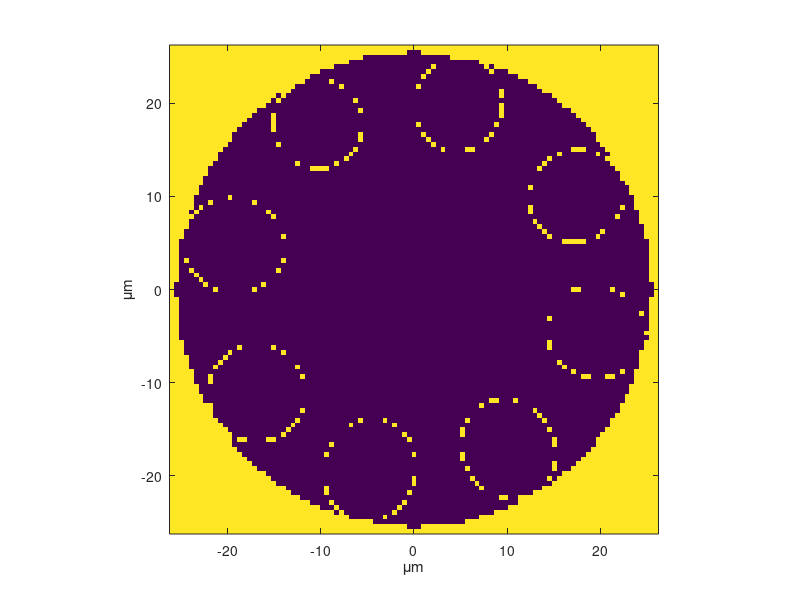

The MATLAB script that drew this image: (Note: this script raises an error after producing the figure.)
clc; clear variables; close all;

%% Set up problem

lambda = 650e-9;
k0 = 2*pi/lambda;
beta = k0; % Propagation constant will be close to that of free space.
Nx = 101;
NoModes = 2;

um = 1e-6;
n_silica = 1.45;
n_air = 1;
r_core = 25.5 * um;
r_clad = 34.0 * um;
r_total = r_core +   r_clad;
x = linspace(-26 * um, 26 * um, Nx);
[x_mesh, y_mesh] = meshgrid(x, x.');
r_mesh = sqrt(x_mesh.^2 + y_mesh.^2);
n = ones(Nx, Nx) * n_silica;
n(r_mesh < r_total) = n_silica;
n(r_mesh < (r_total - r_clad)) = 1;
n(r_mesh > r_total) = 1;

% Ellipses for glass
glass_ellipses = [
    struct('center', [-19.35 * um, 4.72 * um], 'major_axis', 11.28 * um, 'minor_axis', 10.28 * um, 'angle', 166.29);
    struct('center', [-10.30 * um, 17.82 * um], 'major_axis', 9.85 * um, 'minor_axis', 9.82 * um, 'angle', 120.03);
    struct('center', [4.80 * um, 19.92 * um], 'major_axis', 10.42 * um, 'minor_axis', 9.49 * um, 'angle', 76.45);
    struct('center', [17.46 * um, 10.08 * um], 'major_axis', 10.70 * um, 'minor_axis', 9.91 * um, 'angle', 30.00);
    struct('center', [19.58 * um, -4.59 * um], 'major_axis', 10.80 * um, 'minor_axis', 10.09 * um, 'angle', -13.19);
    struct('center', [10.15 * um, -17.15 * um], 'major_axis', 11.20 * um, 'minor_axis', 10.09 * um, 'angle', -59.38);
    struct('center', [-4.73 * um, -19.40 * um], 'major_axis', 11.36 * um, 'minor_axis', 9.97 * um, 'angle', -103.70);
    struct('center', [-16.85 * um, -11.15 * um], 'major_axis', 10.70 * um, 'minor_axis', 10.60 * um, 'angle', -147.51)
];

% Ellipses for air
air_ellipses = [
    struct('center', [-19.35 * um, 4.72 * um], 'major_axis', 10.88 * um, 'minor_axis', 9.88 * um, 'angle', 166.29);
    struct('center', [-10.30 * um, 17.82 * um], 'major_axis', 9.45 * um, 'minor_axis', 9.42 * um, 'angle', 120.03);
    struct('center', [4.80 * um, 19.92 * um], 'major_axis', 10.02 * um, 'minor_axis', 9.09 * um, 'angle', 76.45);
    struct('center', [17.46 * um, 10.08 * um], 'major_axis', 10.30 * um, 'minor_axis', 9.51 * um, 'angle', 30.00);
    struct('center', [19.58 * um, -4.59 * um], 'major_axis', 10.40 * um, 'minor_axis', 9.69 * um, 'angle', -13.19);
    struct('center', [10.15 * um, -17.15 * um], 'major_axis', 10.80 * um, 'minor_axis', 9.69 * um, 'angle', -59.38);
    struct('center', [-4.73 * um, -19.40 * um], 'major_axis', 10.96 * um, 'minor_axis', 9.57 * um, 'angle', -103.70);
    struct('center', [-16.85 * um, -11.15 * um], 'major_axis', 10.30 * um, 'minor_axis', 10.20 * um, 'angle', -147.51)
];

for i = 1:numel(glass_ellipses) + numel(air_ellipses)
    if i <= numel(glass_ellipses)
        ellipse_params = glass_ellipses(i);
        is_glass = true;
    else
        ellipse_params = air_ellipses(i - numel(glass_ellipses));
        is_glass = false;
    end
    
    center = ellipse_params.center;
    major_axis = ellipse_params.major_axis / 2;
    minor_axis = ellipse_params.minor_axis / 2;
    angle = deg2rad(ellipse_params.angle);
    x_rotated = (x_mesh - center(1)) * cos(angle) + (y_mesh - center(2)) * sin(angle);
    y_rotated = (y_mesh - center(2)) * cos(angle) - (x_mesh - center(1)) * sin(angle);
    ellipse_mask = ((x_rotated / major_axis).^2 + (y_rotated / minor_axis).^2) < 1;
    n(ellipse_mask) = n_silica * is_glass + n_air * ~is_glass;
end

dx = x(2) - x(1);
lambda_in_nm = lambda * 1e9;
dx_in_nm = dx * 1e9;
lambda_dx_ratio = lambda / dx;

fprintf('lambda: %.2f nm\n', lambda_in_nm);
fprintf('dx: %.2f nm\n', dx_in_nm);
fprintf('lambda/dx: %.2f\n', lambda_dx_ratio);

%% Show refractive index profile

figure;
imagesc(x*1e6, x*1e6, n);
axis square;
xlabel('\mum');
ylabel('\mum');
hold on;
axis xy;
%% Sweep parameter of wavelength and plot graph of optical power loss (dB/cm)

wavelength_range = 500e-9:10e-9:700e-9;

optical_power_transmission_dB_cm_mode1 = zeros(size(wavelength_range));
optical_power_transmission_dB_cm_mode2 = zeros(size(wavelength_range));

for wl_idx = 1:length(wavelength_range)
    lambda = wavelength_range(wl_idx);
    k0 = 2 * pi / lambda;

    % Call FD solver
    RetVal = ModeSolverFD(dx, n, lambda, beta, NoModes);
    
    % Optical Power Transmission Calculation
    imag_neff_mode1 = (-1/100) * imag(RetVal.beta(1) / k0);
    imag_neff_mode2 = (-1/100) * imag(RetVal.beta(2) / k0);
    optical_power_transmission_dB_cm_mode1(wl_idx) = -20 * log10(exp(-2 * pi * imag_neff_mode1 / lambda)) / 100;
    optical_power_transmission_dB_cm_mode2(wl_idx) = -20 * log10(exp(-2 * pi * imag_neff_mode2 / lambda)) / 100;
    
    % Plot mode profiles for the current wavelength
    figure;
    for i = 1:NoModes
        neff = RetVal.beta(i) / k0;
        neff_real = real(neff);
        neff_imag = (-1/100) * imag(neff);
        
        subplot(1, NoModes, i);
        imagesc(x*1e6, x*1e6, RetVal.Eabs{i});
        title(['Mode Profile: n_{eff} = ' num2str(neff_real, '%.7g') ' + ' num2str(neff_imag, '%.7g') 'i']);
        axis square;
        xlabel('\mum');
        ylabel('\mum');
    end
    sgtitle(['Wavelength: ' num2str(lambda * 1e9) ' nm']);
end

% Find the maximum transmission values for both modes
max_transmission_mode1 = max(optical_power_transmission_dB_cm_mode1);
max_transmission_mode2 = max(optical_power_transmission_dB_cm_mode2);

% Normalize transmission values to the maximum value
normalized_transmission_mode1 = optical_power_transmission_dB_cm_mode1 / max_transmission_mode1;
normalized_transmission_mode2 = optical_power_transmission_dB_cm_mode2 / max_transmission_mode2;

% Convert normalized transmission values to percentages
percentage_transmission_mode1 = normalized_transmission_mode1 * 100;
percentage_transmission_mode2 = normalized_transmission_mode2 * 100;

%% Plot Normalized Transmission Percentage vs. Wavelength for both modes
figure;
plot(wavelength_range * 1e9, percentage_transmission_mode1, '-o', 'DisplayName', 'Mode 1');
hold on;
plot(wavelength_range * 1e9, percentage_transmission_mode2, '-o', 'DisplayName', 'Mode 2');
xlabel('Wavelength (nm)');
ylabel('Transmission (%)');
title('Normalized Transmission Percentage vs. Wavelength for Different Modes');
legend;
grid on;
